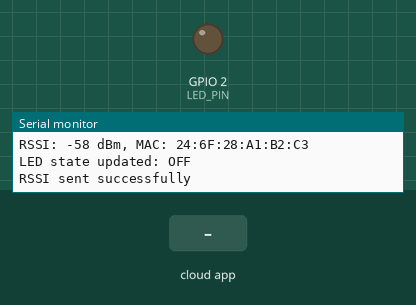
This program was run on a simulated ESP32-S3. On the bench: output pins drawn as LEDs (lit = HIGH), the last lines printed to the serial monitor. The test bench sets the inputs (shaded band). WiFi joins after 1.5 s; servers stay silent unless stated; the Firebase database answers and starts empty.

Above: at 2.7 s.
2.8 s: the phone or cloud app sets led_control to 1
At 7.8 s:
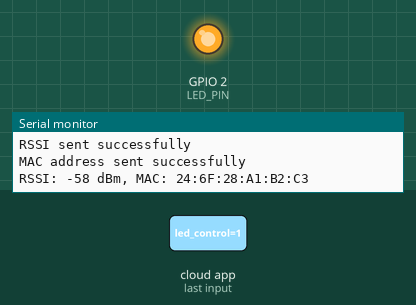
8.1 s: the phone or cloud app sets led_control to 0
At 12.9 s:
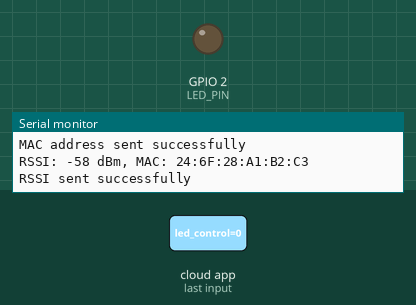
Timing chart, 0 to 14.4 s (numbered marks = the images above; inputs shaded):
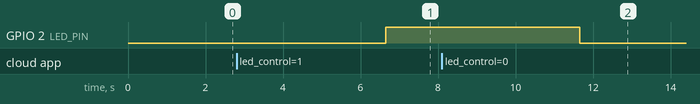

The program:

main.cpp
```cpp
#include <Arduino.h>
#if defined(ESP32)
  #include <WiFi.h>
#elif defined(ESP8266)
  #include <ESP8266WiFi.h>
#endif
#include <Firebase_ESP_Client.h>

//Provide the token generation process info.
#include "addons/TokenHelper.h"
//Provide the RTDB payload printing info and other helper functions.
#include "addons/RTDBHelper.h"

#define WIFI_SSID ""
#define WIFI_PASSWORD ""

// Insert Firebase project API Key
#define API_KEY ""

// Insert RTDB URLefine the RTDB URL */
#define DATABASE_URL ""

#define LED_PIN 2 // Built-in LED pin for ESP32

FirebaseData fbdo;
FirebaseAuth auth;
FirebaseConfig config;

unsigned long sendDataPrevMillis = 0;
unsigned long readDataPrevMillis = 0;
bool signupOK = false;

void setup() {
  Serial.begin(115200);
  pinMode(LED_PIN, OUTPUT);

  WiFi.begin(WIFI_SSID, WIFI_PASSWORD);
  Serial.print("Connecting to Wi-Fi");
  while (WiFi.status() != WL_CONNECTED) {
    Serial.print(".");
    delay(300);
  }
  Serial.println();
  Serial.print("Connected with IP: ");
  Serial.println(WiFi.localIP());
  Serial.println();

  config.api_key = API_KEY;
  config.database_url = DATABASE_URL;

  if (Firebase.signUp(&config, &auth, "", "")) {
    Serial.println("Firebase signup OK");
    signupOK = true;
  } else {
    Serial.printf("Firebase signup failed: %s\n", config.signer.signupError.message.c_str());
  }

  config.token_status_callback = tokenStatusCallback;

  Firebase.begin(&config, &auth);
  Firebase.reconnectWiFi(true);
}

void loop() {
  if (Firebase.ready() && signupOK) {
    unsigned long currentMillis = millis();

    // Send WiFi RSSI and MAC address every 1 second
    if (currentMillis - sendDataPrevMillis > 1000 || sendDataPrevMillis == 0) {
      sendDataPrevMillis = currentMillis;

      int rssi = WiFi.RSSI();
      String macAddress = WiFi.macAddress();

      if (Firebase.RTDB.setInt(&fbdo, "esp32/rssi", rssi)) {
        Serial.println("RSSI sent successfully");
      } else {
        Serial.println("Failed to send RSSI");
        Serial.println("Reason: " + fbdo.errorReason());
      }

      if (Firebase.RTDB.setString(&fbdo, "esp32/mac", macAddress)) {
        Serial.println("MAC address sent successfully");
      } else {
        Serial.println("Failed to send MAC address");
        Serial.println("Reason: " + fbdo.errorReason());
      }

      Serial.printf("RSSI: %d dBm, MAC: %s\n", rssi, macAddress.c_str());
    }

    // Read LED control input every 5 seconds
    if (currentMillis - readDataPrevMillis > 5000 || readDataPrevMillis == 0) {
      readDataPrevMillis = currentMillis;

      if (Firebase.RTDB.getBool(&fbdo, "esp32/led_control")) {
        bool ledState = fbdo.boolData();
        digitalWrite(LED_PIN, ledState);
        Serial.printf("LED state updated: %s\n", ledState ? "ON" : "OFF");
      } else {
        Serial.println("Failed to read LED control state");
        Serial.println("Reason: " + fbdo.errorReason());
      }
    }
  }
}
```

Measured:
- after the input at 2.8 s, GPIO 2 (LED_PIN): LOW → HIGH after 3.9 s
- after the input at 8.1 s, GPIO 2 (LED_PIN): HIGH → LOW after 3.6 s
